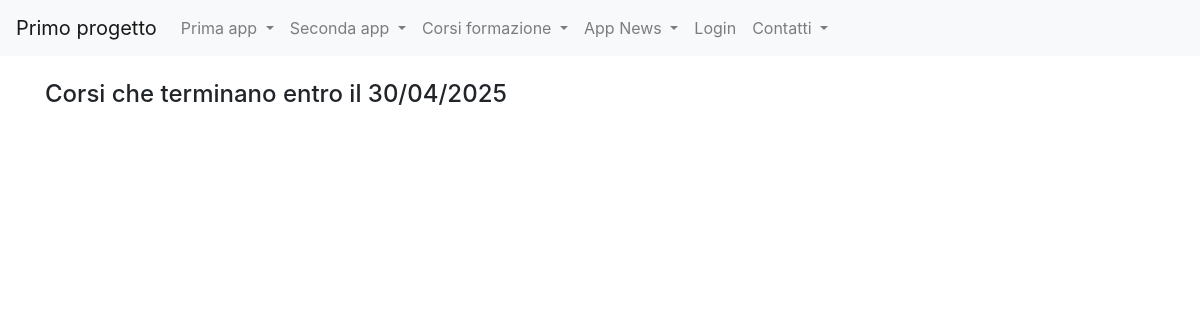
The page /corsi_formazione/view_e on the database as committed earlier.
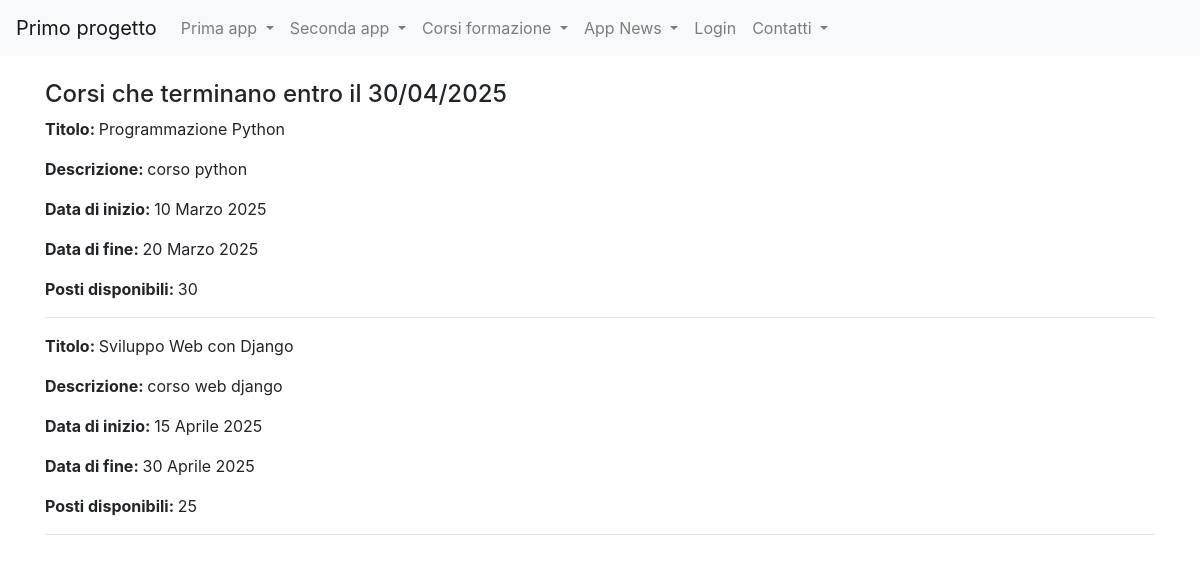
The same page on the database as committed later.
### corsi_formazione/models.py (models this page shows, shortened)
class Corso(models.Model):
    titolo = models.CharField(max_length=35)
    descrizione = models.CharField(max_length=20)
    data_inizio = models.DateField(blank=True)
    data_fine = models.DateField(blank=True)
    posti_disponibili = models.IntegerField(default=0,blank=True)
    class Meta:
        verbose_name = "Corso"
        verbose_name_plural = "Corsi"

### corsi_formazione/views.py (the view)
# urls.py: path("view_e", view_e, name="view_e" ),
def view_e(request): #view di view e
    corsi_data_fine = Corso.objects.filter(data_fine__lte=datetime.date(2025,4,30))
    context = {'corsi' : corsi_data_fine}
    return render(request, 'view_e.html',context)

### corsi_formazione/templates/view_e.html (shortened to what this page needs)
{% extends 'base.html'%}
{%block content%}
<h4> Corsi che terminano entro il 30/04/2025 </h4>
{% for corso in corsi %}
    <p><strong>Titolo: </strong>{{ corso.titolo }}</p>
    <p><strong>Descrizione: </strong>{{ corso.descrizione }}</p>
    <p><strong>Data di inizio: </strong>{{ corso.data_inizio }}</p>
    <p><strong>Data di fine: </strong>{{ corso.data_fine }}</p>
    <p><strong>Posti disponibili: </strong>{{ corso.posti_disponibili }}</p>
    <hr>
{% endfor %}
{%endblock content%}

Rows that differ between the two databases and show on the page:
added Corso: titolo "Programmazione Python", descrizione "corso python", data_inizio "10 Marzo 2025", data_fine "20 Marzo 2025", posti_disponibili "30"
added Corso: titolo "Sviluppo Web con Django", descrizione "corso web django", data_inizio "15 Aprile 2025", data_fine "30 Aprile 2025", posti_disponibili "25"
